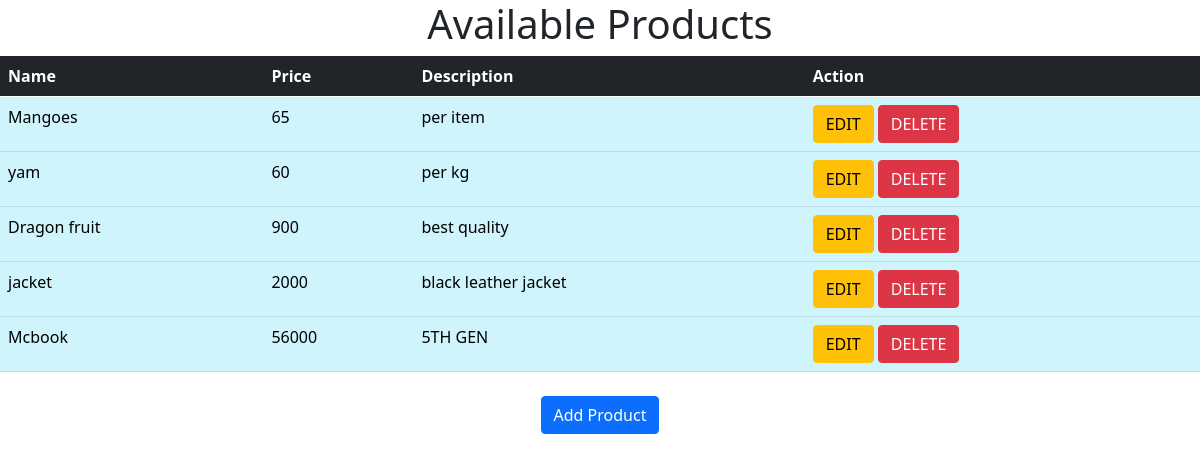
Page /show/ on the committed database.
### bizzapp/models.py (models this page shows, shortened)
class Product(models.Model):
      name = models.CharField(max_length=25)
      price = models.IntegerField(default=0)
      description = models.TextField()

### bizzapp/views.py (the view)
# urls.py: path('show/', views.show, name='show'),
def show(request):
    products = Product.objects.all()
    return render(request, 'show.html', {'products': products})

### templates/show.html (shortened to what this page needs)
<!doctype html>
<html lang="en">
<head>
    {% load static %}
    <link rel="stylesheet" href="{% static 'css/bootstrap.min.css' %}">
</head>
<body>
<h1 class="text-center">Available Products</h1>
<table class="table table-info" style="margin: 0 auto">
    <thead class="table-dark">
    <tr>
        <th>Name</th>
        <th>Price</th>
        <th>Description</th>
        <th>Action</th>
    </tr>
    </thead>
    <tbody>
    {% for product in products %}
        <tr>
        <td>{{ product.name }}</td>
        <td>{{ product.price }}</td>
        <td>{{ product.description }}</td>
        <td>
            <a href="/edit/{{ product.id }}" class="btn btn-warning">EDIT</a>
            <a href="/delete/{{ product.id }}" class="btn btn-danger">DELETE</a>
        </td>
        </tr>
    {% endfor %}
   </tbody>
</table>
<br>
<center><a href="{% url 'add' %}" class="btn btn-primary">Add Product</a></center>
</body>
</html>

### rows in the picture
Product: name "Mangoes", price "65", description "per item"
Product: name "yam", price "60", description "per kg"
Product: name "Dragon fruit", price "900", description "best quality"
Product: name "jacket", price "2000", description "black leather jacket"
Product: name "Mcbook", price "56000", description "5TH GEN"
